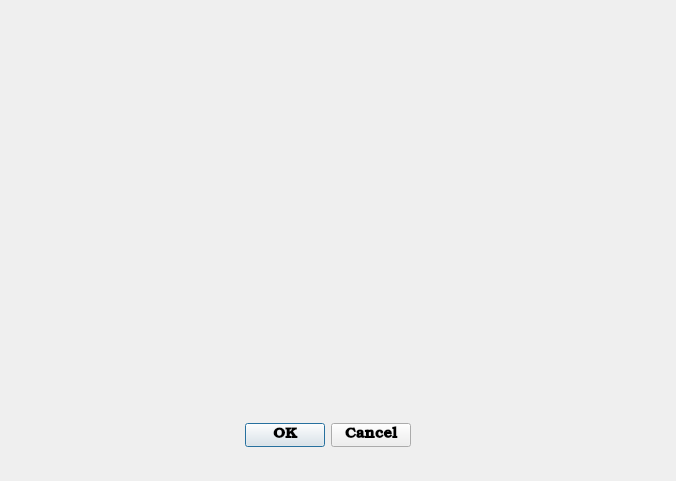
<?xml version="1.0" encoding="UTF-8"?>
<ui version="4.0">
 <class>Dialog</class>
 <widget class="QDialog" name="Dialog">
  <property name="enabled">
   <bool>true</bool>
  </property>
  <property name="geometry">
   <rect>
    <x>0</x>
    <y>0</y>
    <width>676</width>
    <height>481</height>
   </rect>
  </property>
  <property name="font">
   <font>
    <family>URW Bookman</family>
    <pointsize>18</pointsize>
    <weight>75</weight>
    <bold>true</bold>
   </font>
  </property>
  <property name="windowTitle">
   <string>Dialog</string>
  </property>
  <widget class="QDialogButtonBox" name="buttonBox">
   <property name="geometry">
    <rect>
     <x>200</x>
     <y>410</y>
     <width>211</width>
     <height>51</height>
    </rect>
   </property>
   <property name="font">
    <font>
     <family>Ubuntu</family>
     <pointsize>11</pointsize>
     <weight>75</weight>
     <bold>true</bold>
    </font>
   </property>
   <property name="orientation">
    <enum>Qt::Horizontal</enum>
   </property>
   <property name="standardButtons">
    <set>QDialogButtonBox::Cancel|QDialogButtonBox::Ok</set>
   </property>
  </widget>
  <widget class="QLabel" name="label">
   <property name="geometry">
    <rect>
     <x>39</x>
     <y>30</y>
     <width>1300</width>
     <height>350</height>
    </rect>
   </property>
   <property name="font">
    <font>
     <family>Ubuntu</family>
     <pointsize>16</pointsize>
     <weight>75</weight>
     <bold>true</bold>
    </font>
   </property>
   <property name="layoutDirection">
    <enum>Qt::LeftToRight</enum>
   </property>
   <property name="text">
    <string/>
   </property>
   <property name="textFormat">
    <enum>Qt::PlainText</enum>
   </property>
  </widget>
 </widget>
 <resources/>
 <connections>
  <connection>
   <sender>buttonBox</sender>
   <signal>accepted()</signal>
   <receiver>Dialog</receiver>
   <slot>accept()</slot>
   <hints>
    <hint type="sourcelabel">
     <x>248</x>
     <y>254</y>
    </hint>
    <hint type="destinationlabel">
     <x>157</x>
     <y>274</y>
    </hint>
   </hints>
  </connection>
  <connection>
   <sender>buttonBox</sender>
   <signal>rejected()</signal>
   <receiver>Dialog</receiver>
   <slot>reject()</slot>
   <hints>
    <hint type="sourcelabel">
     <x>316</x>
     <y>260</y>
    </hint>
    <hint type="destinationlabel">
     <x>286</x>
     <y>274</y>
    </hint>
   </hints>
  </connection>
 </connections>
</ui>
